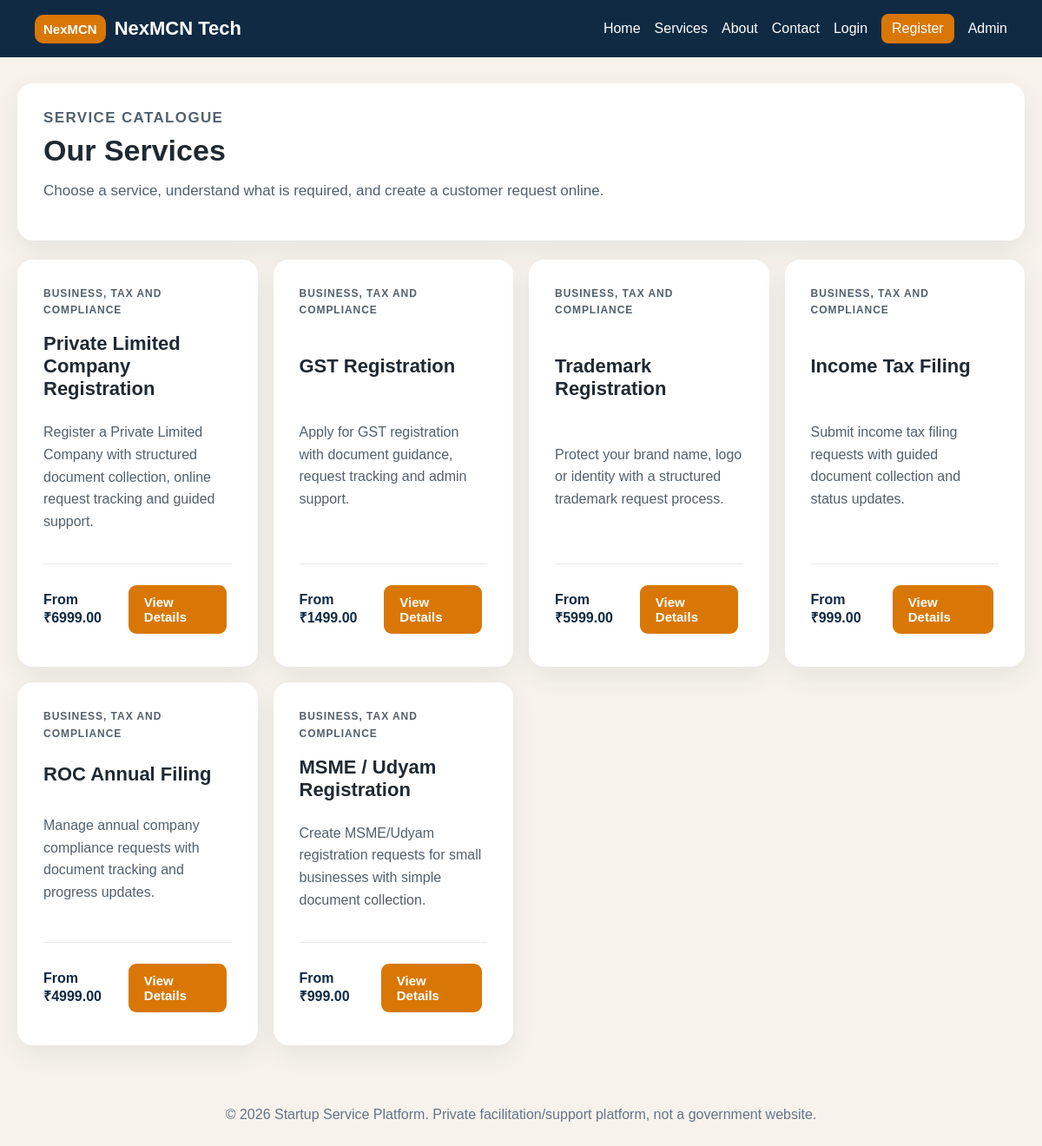
Page /services/ on the committed database.
### requirements_app/models.py (models this page shows, shortened)
class Service(models.Model):
    category = models.ForeignKey(ServiceCategory, on_delete=models.SET_NULL, null=True, blank=True)
    title = models.CharField(max_length=180)
    slug = models.SlugField(unique=True)
    short_description = models.TextField()
    overview = models.TextField()
    why_choose = models.TextField(blank=True)
    who_should_apply = models.TextField(blank=True)
    key_highlights = models.TextField(blank=True)
    documents_required = models.TextField(blank=True)
    process_steps = models.TextField(blank=True)
    timeline = models.TextField(blank=True)
    pricing_note = models.TextField(blank=True)
    faq = models.TextField(blank=True)
    starting_price = models.DecimalField(max_digits=10, decimal_places=2, default=0)
    expected_timeline = models.CharField(max_length=100, blank=True)
    is_active = models.BooleanField(default=True)
    display_order = models.PositiveIntegerField(default=0)
    class Meta:
        ordering = ["display_order", "title"]

class ServiceCategory(models.Model):
    name = models.CharField(max_length=120)
    slug = models.SlugField(unique=True)
    description = models.TextField(blank=True)
    class Meta:
        verbose_name_plural = "Service Categories"
        ordering = ["name"]

### requirements_app/views.py (the view)
# urls.py: path("services/", views.service_list, name="service_list"),
def service_list(request): return render(request, "requirements_app/service_list.html", {"services": Service.objects.filter(is_active=True)})

### requirements_app/templates/requirements_app/service_list.html
{% extends 'requirements_app/base.html' %}{% block content %}<section class="page-heading"><p class="eyebrow">Service Catalogue</p><h1>Our Services</h1><p>Choose a service, understand what is required, and create a customer request online.</p></section><div class="service-list">{% for service in services %}<div class="card service-card"><p class="service-label">{{ service.category.name }}</p><h3>{{ service.title }}</h3><p>{{ service.short_description }}</p><div class="service-card-footer"><span>From ₹{{ service.starting_price }}</span><a class="btn" href="{% url 'service_detail' service.slug %}">View Details</a></div></div>{% endfor %}</div>{% endblock %}

### requirements_app/static/requirements_app/css/style.css (style rules this page uses)
* { box-sizing:border-box }
body { margin:0;font-family:Arial,sans-serif;background:#f7f3ec;color:#1f2933 }
.home-hero,.page-heading,.info-section,.form-card,.card,.pricing-section,.disclaimer-box,.metric-card { background:white;border-radius:18px;padding:30px;box-shadow:0 10px 30px rgba(16,42,67,.08) }
.eyebrow,.service-label { color:#d97706;text-transform:uppercase;font-size:12px;font-weight:bold;letter-spacing:.08em;margin:0 0 8px }
.btn { display:inline-block;background:#d97706;color:white;text-decoration:none;padding:11px 18px;border-radius:9px;border:none;cursor:pointer;margin:8px 6px 8px 0;font-size:15px;font-weight:bold }
.section-heading h2,.page-heading h1 { margin:0 0 10px;font-size:34px }
.section-heading p,.page-heading p { color:#52606d;font-size:17px }
.service-list,.metric-grid { display:grid;grid-template-columns:repeat(auto-fit,minmax(260px,1fr));gap:18px;margin-top:22px }
.service-card { display:flex;flex-direction:column;justify-content:space-between;min-height:280px }
.service-card h3 { font-size:22px;margin:8px 0 }
.service-card p { color:#52606d;line-height:1.6 }
.service-card-footer { border-top:1px solid #e5e7eb;padding-top:16px;margin-top:20px;display:flex;justify-content:space-between;align-items:center }
.service-card-footer span { font-weight:bold;color:#102a43 }

### rows in the picture
Service: category.name "BUSINESS, TAX AND COMPLIANCE", title "Private Limited Company Registration", short_description "Register a Private Limited Company with structured document collection, online request tracking and guided support.", starting_price "6999.00"
Service: category.name "BUSINESS, TAX AND COMPLIANCE", title "GST Registration", short_description "Apply for GST registration with document guidance, request tracking and admin support.", starting_price "1499.00"
Service: category.name "BUSINESS, TAX AND COMPLIANCE", title "Trademark Registration", short_description "Protect your brand name, logo or identity with a structured trademark request process.", starting_price "5999.00"
Service: category.name "BUSINESS, TAX AND COMPLIANCE", title "Income Tax Filing", short_description "Submit income tax filing requests with guided document collection and status updates.", starting_price "999.00"
Service: category.name "BUSINESS, TAX AND COMPLIANCE", title "ROC Annual Filing", short_description "Manage annual company compliance requests with document tracking and progress updates.", starting_price "4999.00"
Service: category.name "BUSINESS, TAX AND COMPLIANCE", title "MSME / Udyam Registration", short_description "Create MSME/Udyam registration requests for small businesses with simple document collection.", starting_price "999.00"
